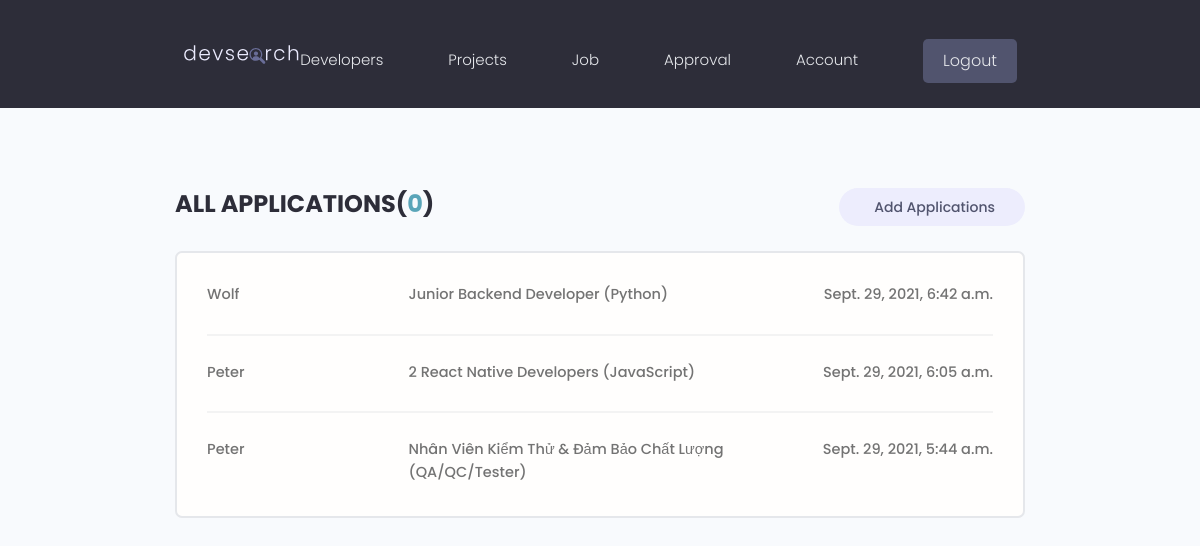
The page /jobs/approvedJobs/ (signed in) on the database its author committed.
### jobs/models.py (models this page shows, shortened)
class Application(models.Model):
    jobpost = models.ForeignKey(
        JobPost, on_delete=models.CASCADE, null=True, blank=True)
    applicant = models.ForeignKey(
        Student, on_delete=models.CASCADE, null=True, blank=True)
    is_approved = models.BooleanField(default=False)
    is_checked = models.ForeignKey(
        Lecture, on_delete=models.SET_NULL, null=True, blank=True)
    description = models.TextField(blank=True, null=True)
    updated = models.DateTimeField(auto_now=True, auto_now_add=False)
    date_applied = models.DateTimeField(auto_now=False, auto_now_add=True)
    archived = models.BooleanField(default=False, editable=False)
    id = models.UUIDField(default=uuid.uuid4, unique=True,
                          primary_key=True, editable=False)
    class Meta:
        ordering = ["-date_applied", "-updated"]

class JobPost(models.Model):
    title = models.CharField(max_length=255)
    job_image = models.ImageField(
        null=True, blank=True, upload_to='jobs/', default="profiles/user-default.png")
    author = models.ForeignKey(
        Lecture, null=True, blank=True, on_delete=models.CASCADE)
    company_name = models.CharField(max_length=255, null=True, blank=True)
    company_location = models.CharField(max_length=255, null=True, blank=True)
    company_phone = models.CharField(max_length=255, null=True, blank=True)
    company_email = models.CharField(max_length=255, null=True, blank=True)
    jobs_desc = models.TextField(max_length=10000, null=True, blank=True)
    jobs_tags = models.ManyToManyField(
        'Need', blank=True, related_name='needs')
    jobs_required = models.IntegerField(null=True, blank=True, default=1)
    updated = models.DateTimeField(auto_now=True, auto_now_add=False)
    timestamp = models.DateTimeField(auto_now=False, auto_now_add=True)
    archived = models.BooleanField(default=False, editable=True)
    id = models.UUIDField(default=uuid.uuid4, unique=True,
                          primary_key=True, editable=False)
    def __str__(self):
        return self.title
    class Meta:
        ordering = ["-timestamp", "-updated"]

### users/models.py (models this page shows)
class Student(models.Model):
    user = models.OneToOneField(
        User, on_delete=models.CASCADE, primary_key=True, related_name='profile', blank=True)
    email = models.EmailField(max_length=255, blank=True, null=True)
    username = models.CharField(max_length=255, blank=True, null=True)
    location = models.CharField(max_length=200, blank=True, null=True)
    short_intro = models.CharField(max_length=200, blank=True, null=True)
    bio = models.TextField(blank=True, null=True)
    profile_image = models.ImageField(
        null=True, blank=True, upload_to='profiles/', default="profiles/user-default.png")
    social_github = models.CharField(max_length=255, blank=True, null=True)
    social_twitter = models.CharField(max_length=255, blank=True, null=True)
    social_linkedin = models.CharField(max_length=255, blank=True, null=True)
    social_youtube = models.CharField(max_length=255, blank=True, null=True)
    social_website = models.CharField(max_length=255, blank=True, null=True)
    created = models.DateTimeField(auto_now_add=True)
    id = models.UUIDField(default=uuid.uuid4, editable=False, unique=True)
    def __str__(self):
        return str(self.user)

class User(AbstractUser):
    is_student = models.BooleanField(default=False)
    is_lecture = models.BooleanField(default=False)
    first_name = models.CharField(max_length=255)
    last_name = models.CharField(max_length=255)

### jobs/views.py (the view)
# urls.py: path('approvedJobs/', views.approvedJobs, name='approvedJobs'),
@login_required(login_url='login')
def approvedJobs(request):
    applications = Application.objects.all()
    unreadCount = applications.filter(is_approved=False).count()
    context = {'applications': applications, 'unreadCount': unreadCount}
    return render(request, 'jobs/approvedjob.html', context)

### jobs/templates/jobs/approvedjob.html (shortened to what this page needs)
{% extends 'main.html' %}
{% block content %}
  <main class="inbox my-xl">
    <div class="content-box">
      <div class="settings">
            <h3 class="inbox__title">All Applications(<span>{{unreadCount}}</span>)</h3>
            <a class="tag tag--pill tag--sub settings__btn tag--lg" href="{% url 'addapp' %}" style="margin-bottom: 25px;"> Add Applications</a>
          </div>
      <ul class="messages">
        {% for app in applications %}
        {% if app.is_approved == False %}
        <li class="message message--unread">
        {% else %}
        <li class="message">
        {% endif %}
          <a href="{% url 'approvedJob' app.id%}">
            <span class="message__author">{{app.applicant}}</span>
            <span class="message__subject">{{app.jobpost}}</span>
            <span class="message__date">{{app.date_applied}}</span>
          </a>
        </li>
        {% endfor %}
      </ul>
    </div>
  </main>
{% endblock content %}

### static/styles/app.css (style rules this page uses)
:root { --color-sub: #2d2d39; }
.content-box { width: 95%; max-width: 85rem; margin: 0 auto; }
.settings { display: flex; justify-content: space-between; align-items: center; }
.inbox { height: 90vh; }
.inbox__title, .inbox__title span { font-size: 2.4rem; font-weight: 700; color: var(--color-sub); text-transform: uppercase; text-align: left; margin-bottom: 3rem; }
.inbox__title span { color: var(--color-main); }
.messages { list-style: none; background: var(--color-white); padding: 0.5rem 3rem; border: 2px solid var(--color-light); border-radius: 0.7rem; }
.message { padding: 2.5rem 0; }
.message > a span { font-size: 1.45rem; font-weight: 500; }
.message:not(:last-child) { border-bottom: 2px solid var(--color-white-light); }
.message > a { display: flex; gap: 1rem; }
.message__author, .message__date { flex-basis: 25%; }
.message__subject { flex-basis: 50%; }
.message__date { text-align: right; }

### static/uikit/styles/modules/_variables.css (style rules this page uses)
:root { --color-main: #5aa5b9; --color-main-light: #e6faff; --color-sub: #3f4156; --color-sub-light: #51546e; --color-sub-lighter: #ededfd; --color-text: #737373; --color-gray: #8b8b8b; --color-light: #e5e7eb; --color-light-gray: #767676; --color-bg: #f8fafd; --color-white: #fffefd; --color-white-light: #f3f3f3; --color-success: #359e64; --color-success-bg: #def8e8; --color-error: #fc4b0b; --color-error-bg: #fff2ee; --font-base: 'Poppins', arial, helvetica, 'Segoe UI', roboto, ubuntu, sans-serif; --font-monospace: 'Fira Code', 'Courier New', courier, monospace; --font-regular: 300; --font-medium: 500; --font-bold: 700; --generic-shadow: 1px 1px 5px #00000010; --generic-transition: all 0.3s ease-in-out; }

### static/uikit/styles/modules/_base.css (style rules this page uses)
* { margin: 0; padding: 0; box-sizing: border-box; text-rendering: optimizeLegibility; color: inherit; font-size: inherit; }
html { font-size: 50%; }
@media only screen and (min-width: 480px) { html { font-size: 56.25%; } }
@media only screen and (min-width: 1200px) { html { font-size: 62.5%; } }
body { line-height: 1.6; font-weight: 400; font-size: 1.5rem; color: var(--color-text); background-color: var(--color-bg); min-height: 100vh; }

### static/uikit/styles/modules/_typography.css (style rules this page uses)
* { font-family: var(--font-base); }
h3 { font-size: 3.2rem; font-weight: var(--font-medium); }
p, span, strong { font-size: 1.6rem; color: var(--color-text); font-weight: var(--font-regular); }
a { padding-bottom: 2px; text-decoration: none; display: inline-block; color: var(--color-main); font-weight: var(--font-medium); }

### static/uikit/styles/modules/_utilities.css (style rules this page uses)
.my-xl { margin: 8rem auto; }

### static/uikit/styles/modules/_tag.css (style rules this page uses)
.tag { display: inline-flex; align-items: center; background-color: var(--color-sub); height: -webkit-fit-content; height: -moz-fit-content; height: fit-content; width: -webkit-fit-content; width: -moz-fit-content; width: fit-content; border-radius: 0.5rem; padding: 0.5rem 1.5rem; font-size: 1.2rem; cursor: pointer; }
.tag--pill { border-radius: 5rem; }
.tag--sub, .tag--sub > small { background: var(--color-sub-lighter); color: var(--color-sub-light); font-weight: 500; }
.tag--lg { padding: 0.8rem 3rem; font-size: 1.4rem; }

### rows shown on the page
Application: applicant "Wolf", jobpost "Junior Backend Developer (Python)", date_applied "Sept. 29, 2021, 6:42 a.m."
Application: applicant "Peter", jobpost "2 React Native Developers (JavaScript)", date_applied "Sept. 29, 2021, 6:05 a.m."
Application: applicant "Peter", jobpost "Nhân Viên Kiểm Thử & Đảm Bảo Chất Lượng (QA/QC/Tester)", date_applied "Sept. 29, 2021, 5:44 a.m."

### other values the page prints
{{ unreadCount }} "0"
